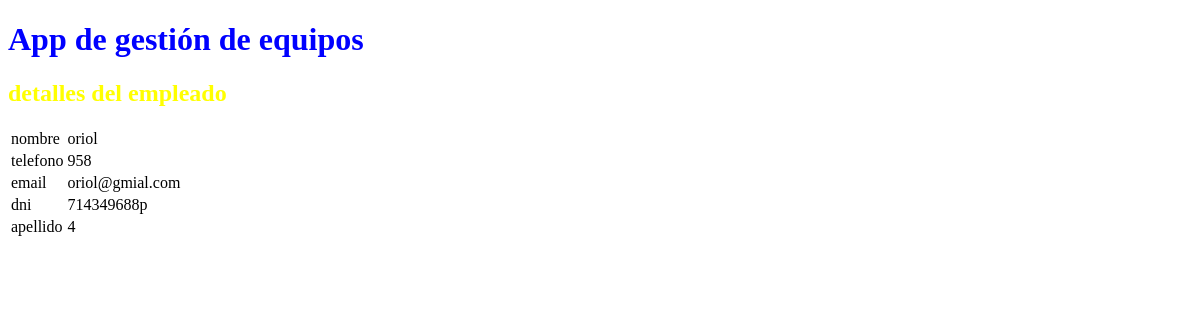
/proyecto_colaborativo/empleados/1, run on an earlier commit of the app's database.
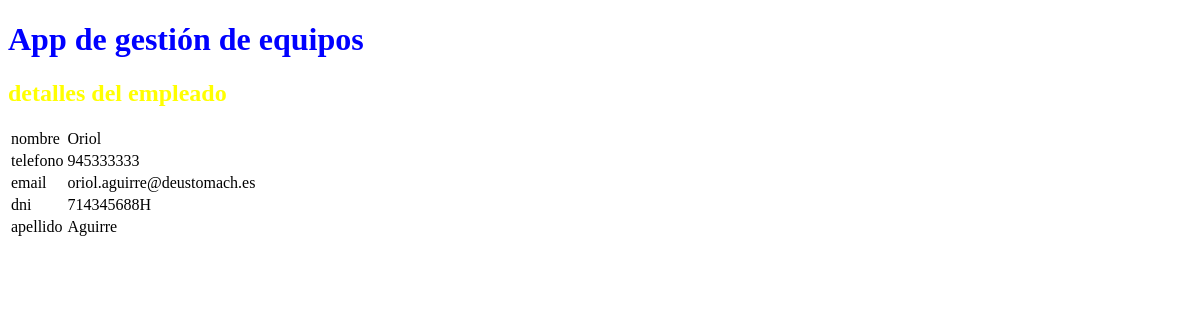
And on a later commit of the database.
### proyecto_colaborativo/models.py (models this page shows, shortened)
class Empleado(models.Model):
    nombre = models.CharField(max_length=40)
    apellido = models.CharField(max_length=50, null=True)
    dni = models.CharField(max_length=40, null=True)
    telefono = models.IntegerField(null=True)
    email = models.EmailField(null=True)

### proyecto_colaborativo/views.py (the view)
# urls.py: path('empleados/<int:pk>', views.EmpleadoDetailView.as_view(), name='empleado'),
class EmpleadoDetailView(DetailView): #clase predefinida de django para ids
    model = Empleado
    template_name = 'empleado.html'
    context_object_name = 'empleados'
    def get_context_data(self, **kwargs):
        context = super(EmpleadoDetailView, self).get_context_data(**kwargs)
        context['titulo_pagina'] = 'detalles del empleado'
        return context

### proyecto_colaborativo/templates/empleado.html
{% extends "base.html"%}
{%block contenido%}
<table>
    <tr>
        <td>nombre</td>
        <td>{{empleados.nombre}}</td>
    </tr>
    <tr>
        <td>telefono</td>
        <td>{{empleados.telefono}}
    </tr>
    <tr>
        <td>email</td>
        <td>{{empleados.email}}</td>
    </tr>
    <tr>
        <td>dni</td>
        <td>{{empleados.dni}}</td>
    </tr>
    <tr>
        <td>apellido</td>
        <td>{{empleados.apellido}}</td>
    </tr>
</table>
{%endblock%}

### proyecto_colaborativo/templates/base.html (shortened to what this page needs)
<!DOCTYPE html>
{% load static %}
<html lang="en">
<head>
    <link rel="stylesheet" href="{% static 'css/style.css' %}">
</head>
<body>
    <h1>App de gestión de equipos</h1>
    <h2>{{titulo_pagina}}</h2>
    {%block contenido%} {%endblock%}
</body>
</html>

### proyecto_colaborativo/static/css/style.css (style rules this page uses)
h1 { color:blue; }
h2 { color:yellow; }

What changed in the data, as far as the page shows it:
changed Empleado: nombre "oriol" → "Oriol"; telefono "958" → "945333333"; email "oriol@gmial.com" → "oriol.aguirre@deustomach.es"; dni "714349688p" → "714345688H"; apellido "4" → "Aguirre"
